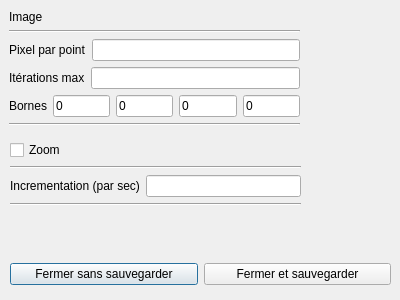
<?xml version="1.0" encoding="UTF-8"?>
<ui version="4.0">
 <class>InterfaceParameters</class>
 <widget class="QDialog" name="InterfaceParameters">
  <property name="geometry">
   <rect>
    <x>0</x>
    <y>0</y>
    <width>400</width>
    <height>300</height>
   </rect>
  </property>
  <property name="windowTitle">
   <string>Dialog</string>
  </property>
  <widget class="QWidget" name="horizontalLayoutWidget">
   <property name="geometry">
    <rect>
     <x>10</x>
     <y>259</y>
     <width>381</width>
     <height>31</height>
    </rect>
   </property>
   <layout class="QHBoxLayout" name="horizontalLayout">
    <item>
     <widget class="QPushButton" name="pushButton_2">
      <property name="text">
       <string>Fermer sans sauvegarder</string>
      </property>
     </widget>
    </item>
    <item>
     <widget class="QPushButton" name="pushButton">
      <property name="text">
       <string>Fermer et sauvegarder</string>
      </property>
     </widget>
    </item>
   </layout>
  </widget>
  <widget class="QWidget" name="verticalLayoutWidget">
   <property name="geometry">
    <rect>
     <x>9</x>
     <y>10</y>
     <width>291</width>
     <height>133</height>
    </rect>
   </property>
   <layout class="QVBoxLayout" name="verticalLayout">
    <item>
     <widget class="QLabel" name="label">
      <property name="text">
       <string>Image</string>
      </property>
     </widget>
    </item>
    <item>
     <widget class="Line" name="line">
      <property name="orientation">
       <enum>Qt::Horizontal</enum>
      </property>
     </widget>
    </item>
    <item>
     <layout class="QHBoxLayout" name="horizontalLayout_2">
      <item>
       <widget class="QLabel" name="label_2">
        <property name="text">
         <string>Pixel par point</string>
        </property>
       </widget>
      </item>
      <item>
       <widget class="QLineEdit" name="le_pixel_per_point">
        <property name="text">
         <string/>
        </property>
       </widget>
      </item>
     </layout>
    </item>
    <item>
     <layout class="QHBoxLayout" name="horizontalLayout_3">
      <item>
       <widget class="QLabel" name="label_3">
        <property name="text">
         <string>Itérations max</string>
        </property>
       </widget>
      </item>
      <item>
       <widget class="QLineEdit" name="le_iteration_max">
        <property name="text">
         <string/>
        </property>
       </widget>
      </item>
     </layout>
    </item>
    <item>
     <layout class="QHBoxLayout" name="horizontalLayout_6">
      <item>
       <widget class="QLabel" name="label_4">
        <property name="text">
         <string>Bornes</string>
        </property>
       </widget>
      </item>
      <item>
       <widget class="QLineEdit" name="le_domain_fract_x1">
        <property name="text">
         <string>0</string>
        </property>
       </widget>
      </item>
      <item>
       <widget class="QLineEdit" name="le_domain_fract_x2">
        <property name="text">
         <string>0</string>
        </property>
       </widget>
      </item>
      <item>
       <widget class="QLineEdit" name="le_domain_fract_y1">
        <property name="text">
         <string>0</string>
        </property>
       </widget>
      </item>
      <item>
       <widget class="QLineEdit" name="le_domain_fract_y2">
        <property name="text">
         <string>0</string>
        </property>
       </widget>
      </item>
     </layout>
    </item>
    <item>
     <widget class="Line" name="line_3">
      <property name="orientation">
       <enum>Qt::Horizontal</enum>
      </property>
     </widget>
    </item>
    <item>
     <spacer name="verticalSpacer">
      <property name="orientation">
       <enum>Qt::Vertical</enum>
      </property>
      <property name="sizeHint" stdset="0">
       <size>
        <width>20</width>
        <height>40</height>
       </size>
      </property>
     </spacer>
    </item>
   </layout>
  </widget>
  <widget class="QWidget" name="verticalLayoutWidget_2">
   <property name="geometry">
    <rect>
     <x>10</x>
     <y>140</y>
     <width>291</width>
     <height>80</height>
    </rect>
   </property>
   <layout class="QVBoxLayout" name="verticalLayout_3">
    <item>
     <layout class="QHBoxLayout" name="horizontalLayout_5">
      <item>
       <widget class="QCheckBox" name="cb_zoom">
        <property name="text">
         <string>Zoom</string>
        </property>
       </widget>
      </item>
     </layout>
    </item>
    <item>
     <widget class="Line" name="line_2">
      <property name="orientation">
       <enum>Qt::Horizontal</enum>
      </property>
     </widget>
    </item>
    <item>
     <layout class="QHBoxLayout" name="horizontalLayout_4">
      <item>
       <widget class="QLabel" name="label_5">
        <property name="text">
         <string>Incrementation (par sec)</string>
        </property>
       </widget>
      </item>
      <item>
       <widget class="QLineEdit" name="le_zoom_increment"/>
      </item>
     </layout>
    </item>
    <item>
     <widget class="Line" name="line_4">
      <property name="orientation">
       <enum>Qt::Horizontal</enum>
      </property>
     </widget>
    </item>
    <item>
     <spacer name="verticalSpacer_2">
      <property name="orientation">
       <enum>Qt::Vertical</enum>
      </property>
      <property name="sizeHint" stdset="0">
       <size>
        <width>20</width>
        <height>40</height>
       </size>
      </property>
     </spacer>
    </item>
   </layout>
  </widget>
 </widget>
 <resources/>
 <connections/>
</ui>
